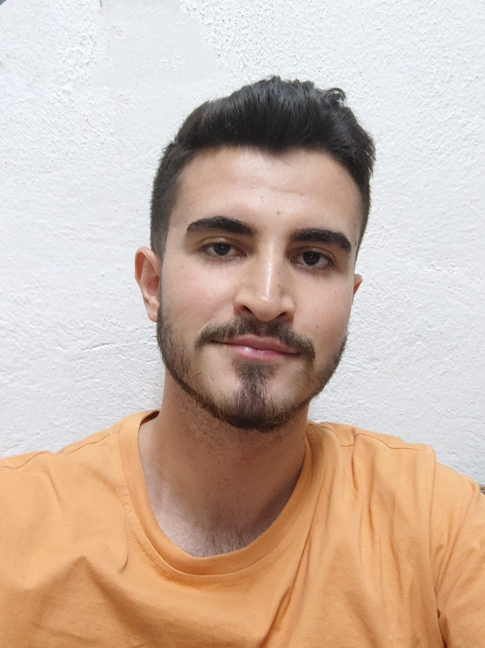
#> input picture step_4/step1/rotation/src/kendim.jpg, 970 x 1296 px (shown at 1/2 size)
$ python rotate_simple.py --image src/kendim.jpg
#> lines starting #> are read from the running program, lines starting #| are printed output that depends on the picture
# import the necessary packages
import numpy as np
import argparse
import imutils
import cv2

# construct the argument parse and parse the arguments
ap = argparse.ArgumentParser()
ap.add_argument("-i", "--image", required=True,
	help="path to the image file")
args = vars(ap.parse_args())

#--------------------------------------------------------------------------------------------------------------------#
#--------------------------------------------------------------------------------------------------------------------#

# load the image from disk
image = cv2.imread(args["image"])
#> image is the input picture: shape (1296, 970, 3); mean B, G, R 165, 180, 202.6
image = cv2.resize(image, (500, 650))
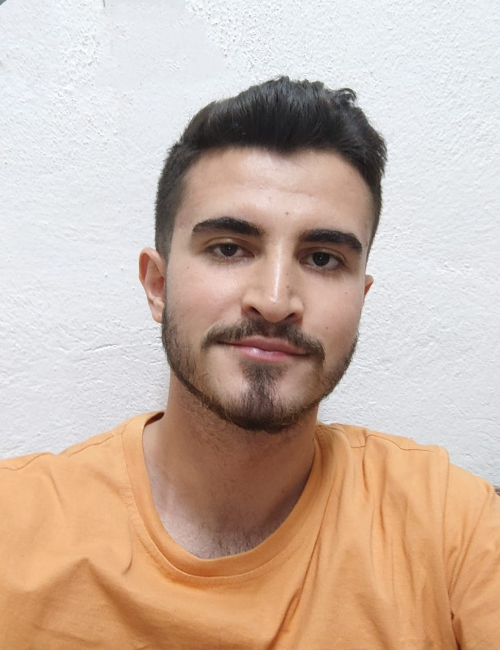
#> image: shape (650, 500, 3); mean B, G, R 164.9, 179.9, 202.5

# loop over the rotation angles
for angle in np.arange(0, 360, 15):
	rotated = imutils.rotate(image, angle)
	cv2.imshow("Rotated (Problematic)", rotated)
	cv2.waitKey(0)
#> this loop made 24 passes
#> pass 2, `rotated = imutils.rotate(image, angle)`:
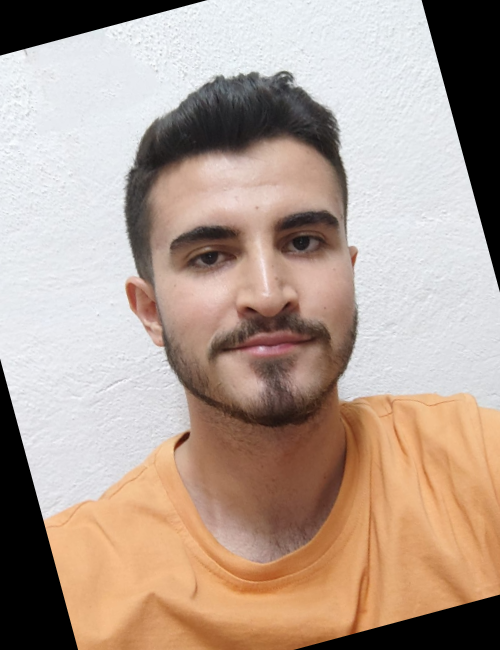
#> rotated: shape (650, 500, 3); mean B, G, R 146.1, 159.1, 179.1
#> pass 3, `rotated = imutils.rotate(image, angle)`:
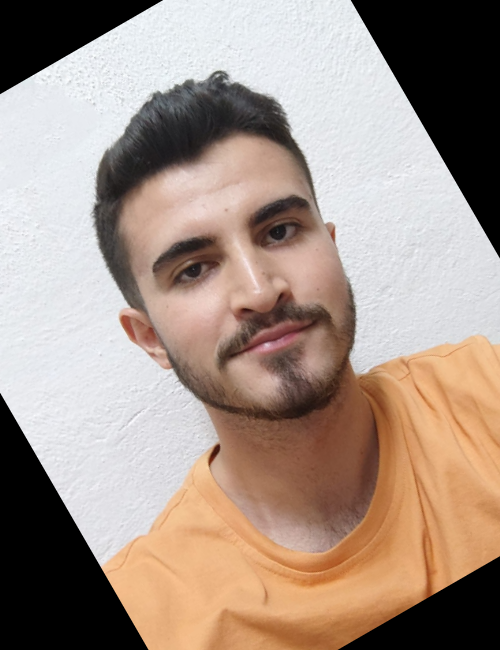
#> rotated: shape (650, 500, 3); mean B, G, R 135.6, 147.1, 165.6

# loop over the rotation angles again, this time ensuring
# no part of the image is cut off
# döndürme açıları üzerinde tekrar döngü kuralım,
# görüntünün hiçbir kısmının kesilmediğinden emin olalım.
for angle in np.arange(0, 360, 15):
	rotated = imutils.rotate_bound(image, angle)
	cv2.imshow("Rotated (Correct)", rotated)
	cv2.waitKey(0)
#> this loop made 24 passes
#> pass 2, `rotated = imutils.rotate_bound(image, angle)`:
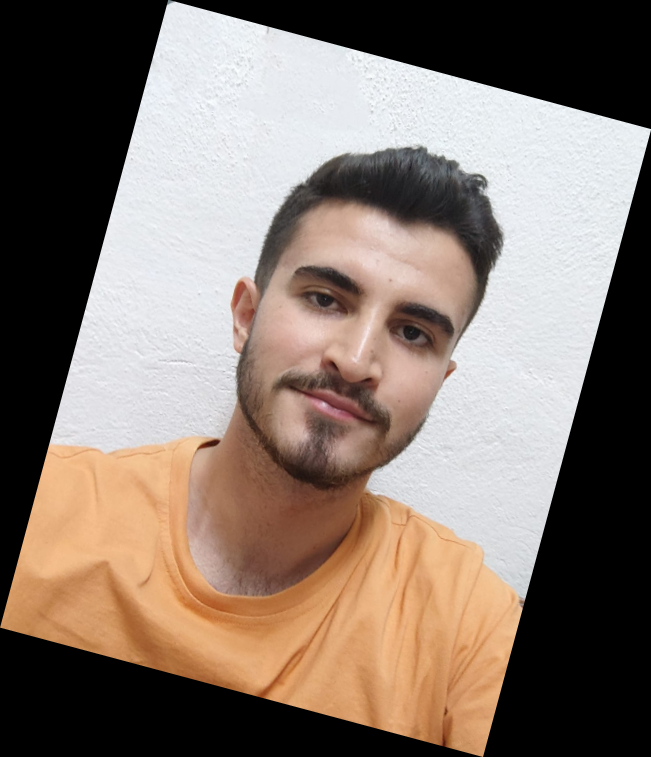
#> rotated: shape (757, 651, 3); mean B, G, R 108.7, 118.6, 133.6
#> pass 3, `rotated = imutils.rotate_bound(image, angle)`:
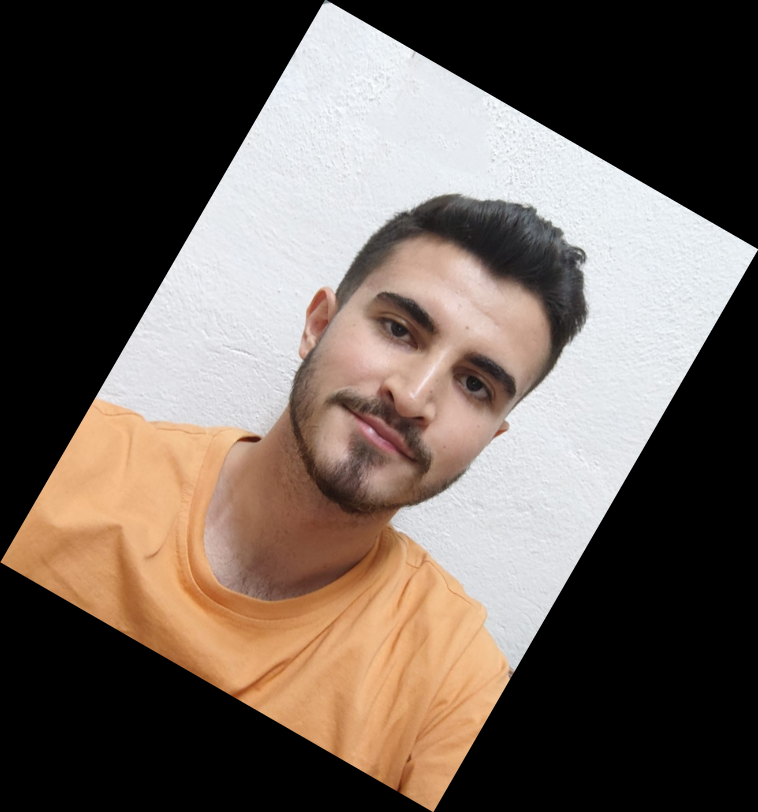
#> rotated: shape (812, 758, 3); mean B, G, R 87.1, 95, 106.9
